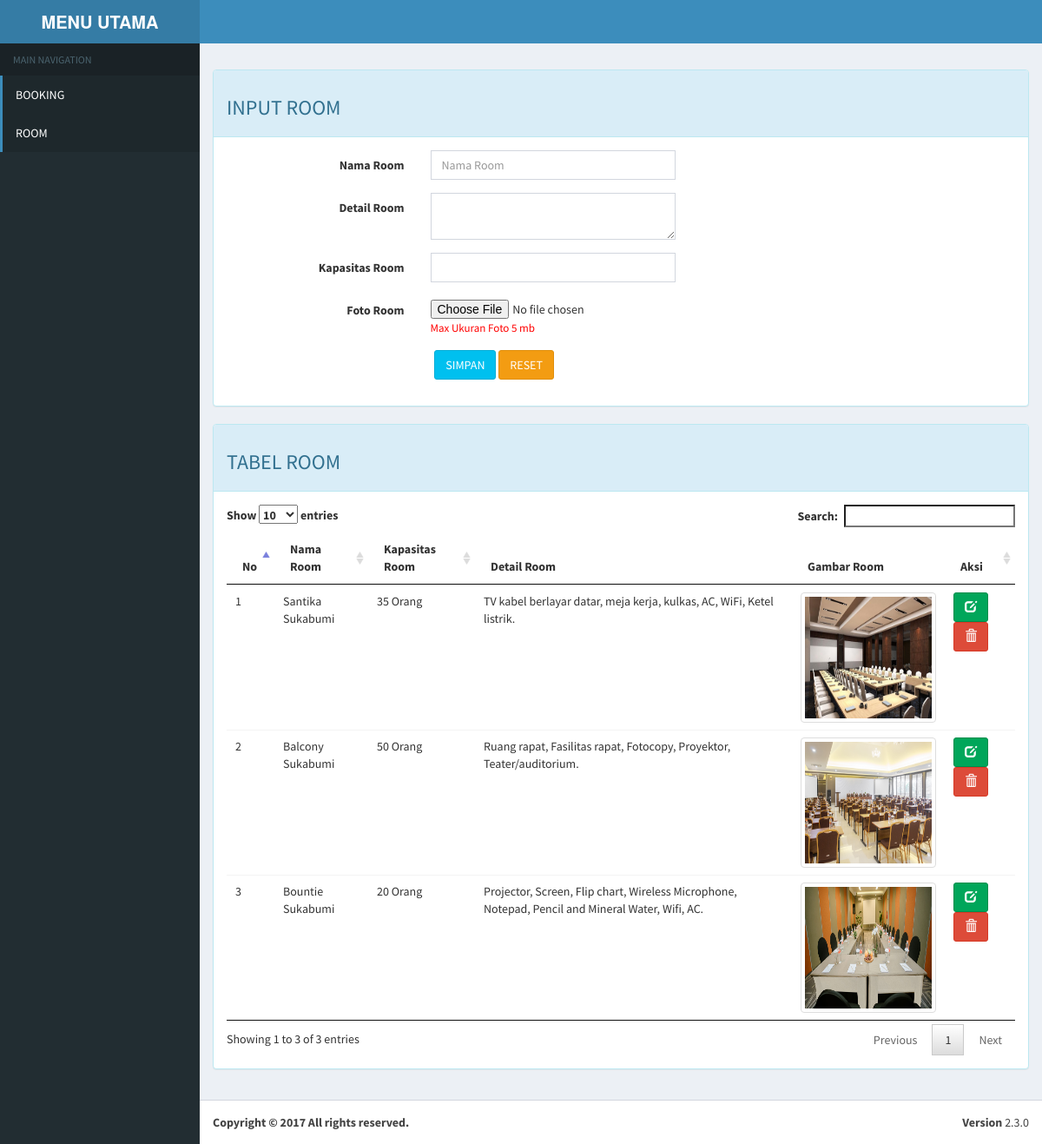
Page /?p=room on the committed database.
### tables this page shows
CREATE TABLE `room` (
  `id_room` int(255) NOT NULL,
  `nama_room` varchar(255) NOT NULL,
  `detail_room` varchar(255) NOT NULL,
  `kapasitas_room` varchar(255) NOT NULL,
  `gambar` varchar(255) NOT NULL
);

### room.php (the view, shortened to what this page needs)
<section class="content-header">
</section>
<section class="content">
  <div class="row">
    <div class="col-lg-12">
      <div class="panel panel-info">
        <div class="panel-heading"><h3><?php echo isset($_GET['e'])? 'EDIT ROOM':'INPUT ROOM' ; ?></h3></div>
        <div class="panel-body">
          <?php
          if(!isset($_GET['e'])){
          ?>
          <form class="form-horizontal" method="post" action="proses.php" enctype="multipart/form-data">
            <div class="form-group">
              <label for="inputEmail3" class="col-sm-3 control-label">Nama Room</label>
              <div class="col-sm-4">
                <input type="input" class="form-control" id="nroom" name="nroom" placeholder="Nama Room" pattern="[a-zA-Z0-9 ]{3,}" required>
              </div>
            </div>
            <div class="form-group">
              <label for="inputPassword3" class="col-sm-3 control-label">Detail Room</label>
              <div class="col-sm-4">
                <textarea class="form-control" id="droom" name="droom" required></textarea>
              </div>
            </div>
            <div class="form-group">
              <label for="inputPassword3" class="col-sm-3 control-label">Kapasitas Room</label>
              <div class="col-sm-4">
                <input type="text" class="form-control" id="kroom" name="kroom" required>
              </div>
            </div>
            <div class="form-group">
              <label for="inputPassword3" class="col-sm-3 control-label">Foto Room</label>
              <div class="col-sm-4">
                <input type="file" class="" id="froom" name="froom" style="padding-top: 5px;">
                <font size="2px" color="red">Max Ukuran Foto 5 mb</font>
              </div>
            </div>
            <div class="form-group" style="padding-left: 28%;">
              <input type="submit" value="SIMPAN" class="btn btn-info">
              <input type="reset" value="RESET" class="btn btn-warning">
            </div>
          </form>
          <?php
          }
          ?>
        </div>
      </div>
    </div>
  </div>
  <div class="row">
    <div class="col-lg-12">
      <div class="panel panel-info">
        <div class="panel-heading"><h3>TABEL ROOM</h3></div>
        <div class="panel-body">
          <div class="table-responsive">
            <table class="table table-hover table-border" id="tabel-room">
              <thead>
                <tr>
                  <th>No</th>
                  <th>Nama Room</th>
                  <th>Kapasitas Room</th>
                  <th>Detail Room</th>
                  <th>Gambar Room</th>
                  <th>Aksi</th>
                </tr>
              </thead>
              <tbody>
                <?php
                $no=1;
                $query1 = mysql_query("select * from room order by id_room asc");
                while ($ambil=mysql_fetch_assoc($query1)) {
                  ?>
                  <tr>
                    <td><?php echo $no++; ?></td>
                    <td><?php echo $ambil['nama_room']; ?></td>
                    <td><?php echo $ambil['kapasitas_room']; ?></td>
                    <td><?php echo $ambil['detail_room']; ?></td>
                    <td><?php echo $ambil['gambar'] == ''? "<img class='img-thumbnail' style='width: 250px; height: 150px;' src='image/no-img.png'>" : "<img class='img-thumbnail' style='width: 250px; height: 150px;' src='".$ambil['gambar']."'>"; ?></td>
                    <td>
                      <button class="btn btn-success eroom" name="<?php echo $ambil['id_room'] ; ?>" data-toggle="tooltip" data-placement="bottom" title="EDIT"><span class="glyphicon glyphicon-edit"></span></button>
                      <button class="btn btn-danger hroom" name="<?php echo $ambil['id_room'] ; ?>" data-toggle="tooltip" data-placement="bottom" title="DELETE"><span class="glyphicon glyphicon-trash"></span></button>
                    </td>
                    <?php
                  }
                  ?>
                  </tr>
              </tbody>
            </table>
          </div>
        </div>
      </div>
    </div>
  </div>
</section>

### index.php (shortened to what this page needs)
<!DOCTYPE html>
<html>
<head>
  <link rel="stylesheet" href="bootstrap/css/bootstrap.min.css">
  <link rel="stylesheet" href="dist/css/AdminLTE.min.css">
    <link rel="stylesheet" href="dist/css/skins/_all-skins.min.css">
    <link rel="stylesheet" href="plugins/iCheck/flat/blue.css">
    <link rel="stylesheet" href="plugins/morris/morris.css">
    <link rel="stylesheet" href="plugins/jvectormap/jquery-jvectormap-1.2.2.css">
    <link rel="stylesheet" href="plugins/daterangepicker/daterangepicker.css">
    <link rel="stylesheet" href="plugins/bootstrap-wysihtml5/bootstrap3-wysihtml5.min.css">
    <link rel="stylesheet" href="css/jquery.dataTables.min.css">
      </head>
      <body class="hold-transition skin-blue sidebar-mini">
        <div class="wrapper">
          <header class="main-header">
            <a href="#" class="logo">
              <span class="logo-lg"><b>MENU UTAMA</b></span>
            </a>
            <nav class="navbar navbar-static-top" role="navigation">
            </nav>
          </header>
          <aside class="main-sidebar">
            <section class="sidebar">
              <ul class="sidebar-menu">
                <li class="header">MAIN NAVIGATION</li>
                <li class="active treeview">
                  <a href="?p=booking">
                    <i class="fa fa-inbox"></i> <span>BOOKING</span>
                  </a>
                  <a href="?p=room">
                    <i class="fa fa-inbox"></i> <span>ROOM</span>
                  </a>
            </li>
          </ul>
        </section>
      </aside>
      <div class="content-wrapper">
        <?php
        if(isset($_GET['p'])){
          $p = $_GET['p'];
          switch ($p) {
            case 'room':
            include('room.php');
            break;
          }
        } else {
          include('booking.php');
        }
        ?>
      </div>
      <footer class="main-footer">
        <div class="pull-right hidden-xs">
          <b>Version</b> 2.3.0
        </div>
        <strong>Copyright &copy; 2017 All rights reserved.
        </footer>
      </div>
</body>
</html>

### rows in the picture
room: nama_room "Santika Sukabumi", kapasitas_room "35 Orang", detail_room "TV kabel berlayar datar, meja kerja, kulkas, AC, WiFi, Ketel listrik.", gambar (picture)
room: nama_room "Balcony Sukabumi", kapasitas_room "50 Orang", detail_room "Ruang rapat, Fasilitas rapat, Fotocopy, Proyektor, Teater/auditorium.", gambar (picture)
room: nama_room "Bountie Sukabumi", kapasitas_room "20 Orang", detail_room "Projector, Screen, Flip chart, Wireless Microphone, Notepad, Pencil and Mineral Water, Wifi, AC.", gambar (picture)
